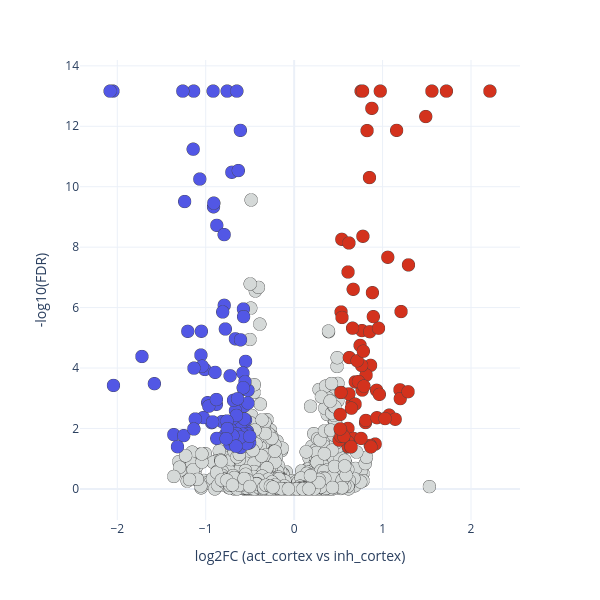

Notebook code cell kept with this figure:
### Code cell
# Suppl 5d volcano - act_cortex vs inh_cortex.
ttest_res = pd.read_csv(RESULTS, sep='\t')
ID = []
for _, row in ttest_res.iterrows():
    if (row['log2fc'] > 0.5) and (row['color'] == 'green'):
        ID.append('up')
    elif (row['log2fc'] < -0.5) and (row['color'] == 'green'):
        ID.append('down')
    else:
        ID.append('none')
ttest_res['ID'] = ID
print('act_cortex vs inh_cortex significant:',
      {k: ID.count(k) for k in ('up', 'down', 'none')})

fig = px.scatter(ttest_res, x='log2fc', y='-log10(fdr)', color='ID',
                 color_discrete_map={'none': '#d5d9d8', 'up': '#d3321d', 'down': '#5257e5'})
fig.update_traces(marker=dict(size=13, line=dict(width=0.5)))
fig.update_layout(width=600, height=600, template='plotly_white', showlegend=False)
fig.update_xaxes(title='log2FC (act_cortex vs inh_cortex)'); fig.update_yaxes(title='-log10(FDR)')
fig.show()
# fig.write_image(r'figures/figure5/suppl_figure5d.pdf', width=600, height=600)

### Figure 1 — Plotly figure (JSON) as saved in the notebook; plotly's stock layout.template omitted (floating-point values rounded to 4 significant figures; data arrays with more than 128 entries replaced by an {"elided": "..."} marker saying what was removed)
{"data": [{"hovertemplate": "ID=none<br>log2fc=%{x}<br>-log10(fdr)=%{y}<extra></extra>", "legendgroup": "none", "marker": {"color": "#d5d9d8", "line": {"width": 0.5}, "size": 13, "symbol": "circle"}, "mode": "markers", "name": "none", "showlegend": true, "type": "scattergl", "x": {"elided": "3852 float values"}, "xaxis": "x", "y": {"elided": "3852 float values"}, "yaxis": "y"}, {"hovertemplate": "ID=up<br>log2fc=%{x}<br>-log10(fdr)=%{y}<extra></extra>", "legendgroup": "up", "marker": {"color": "#d3321d", "line": {"width": 0.5}, "size": 13, "symbol": "circle"}, "mode": "markers", "name": "up", "showlegend": true, "type": "scattergl", "x": [0.9325, 0.5309, 0.8073, 0.9165, 0.6558, 0.6095, 0.6678, 1.059, 0.8645, 0.5415, 0.6238, 1.074, 1.196, 0.8142, 1.2, 0.7696, 0.8781, 0.7573, 0.6082, 0.7626, 0.7665, 0.5207, 0.5286, 2.213, 0.5387, 0.618, 0.8107, 0.67, 0.5264, 1.143, 0.6078, 0.612, 0.691, 0.7771, 0.713, 0.6414, 0.8517, 0.7275, 0.825, 0.5577, 0.8548, 0.9637, 0.936, 1.293, 1.558, 0.6897, 0.509, 0.8607, 0.9542, 0.8954, 0.9739, 0.7891, 0.5285, 0.5413, 1.159, 1.488, 1.722, 0.7568, 0.5605, 0.8684, 0.6193, 0.5209, 0.746, 0.8849, 0.6439, 0.6606, 1.288, 0.7825, 0.5289, 0.6475, 1.028, 1.209, 0.7741], "xaxis": "x", "y": [3.263, 5.855, 2.195, 1.482, 2.831, 7.177, 6.605, 7.664, 4.089, 1.749, 4.346, 2.439, 3.279, 3.767, 2.987, 3.271, 12.59, 13.16, 2.002, 4.084, 5.239, 2.462, 3.191, 13.16, 8.259, 3.144, 2.265, 1.67, 1.931, 2.304, 1.557, 1.391, 3.542, 8.36, 4.242, 1.391, 10.3, 3.551, 11.86, 1.707, 5.201, 3.128, 2.355, 7.413, 13.16, 2.804, 1.613, 1.439, 5.317, 5.701, 13.16, 3.399, 1.739, 5.673, 11.87, 12.32, 13.16, 1.67, 1.737, 1.388, 8.138, 1.985, 4.749, 6.494, 1.391, 5.318, 3.215, 4.555, 3.191, 2.67, 2.326, 5.869, 13.16], "yaxis": "y"}, {"hovertemplate": "ID=down<br>log2fc=%{x}<br>-log10(fdr)=%{y}<extra></extra>", "legendgroup": "down", "marker": {"color": "#5257e5", "line": {"width": 0.5}, "size": 13, "symbol": "circle"}, "mode": "markers", "name": "down", "showlegend": true, "type": "scattergl", "x": [-0.7603, -1.361, -0.7768, -0.605, -2.049, -0.6082, -0.7051, -0.6384, -0.6072, -0.6768, -1.137, -0.7573, -0.575, -0.7782, -0.5639, -0.7239, -0.6479, -0.5703, -0.9116, -1.055, -0.8751, -0.7911, -0.9159, -0.5739, -0.9325, -0.5289, -0.5493, -0.6422, -1.141, -1.203, -0.6942, -0.5718, -1.01, -0.8794, -0.8754, -0.6645, -0.6639, -0.7256, -1.581, -1.027, -0.6037, -0.5166, -0.7178, -0.6854, -0.9783, -0.503, -1.249, -0.5357, -0.5312, -0.5797, -0.5625, -0.9653, -0.549, -0.7118, -0.6716, -0.8146, -0.7904, -0.5216, -1.049, -0.6528, -0.8082, -0.6536, -1.04, -0.9222, -0.6062, -0.579, -0.9088, -0.5564, -2.043, -1.118, -2.081, -0.5758, -0.5221, -0.6079, -1.135, -0.7599, -0.5019, -0.8936, -0.6404, -0.6939, -1.722, -0.6578, -0.6312, -0.8791, -0.7559, -1.319, -1.238, -1.259, -1.133, -0.7688, -1.067], "xaxis": "x", "y": [2.113, 1.796, 1.796, 1.572, 13.16, 11.87, 10.48, 2.11, 1.371, 1.662, 13.16, 13.16, 2.812, 5.291, 2.746, 3.744, 13.16, 3.297, 9.336, 4.428, 8.722, 8.415, 13.16, 5.953, 2.191, 1.905, 2.282, 1.663, 11.24, 5.214, 2.213, 5.701, 3.952, 2.798, 1.67, 4.966, 2.587, 1.482, 3.482, 2.359, 2.002, 1.511, 1.954, 2.933, 2.854, 1.532, 1.763, 1.496, 1.828, 1.807, 2.312, 2.736, 4.22, 1.67, 1.532, 2.228, 6.076, 3.261, 5.215, 2.43, 5.855, 1.828, 4.06, 2.216, 4.933, 3.833, 9.456, 3.542, 3.424, 2.312, 13.16, 3.348, 2.84, 1.709, 1.982, 2.247, 1.737, 3.856, 2.984, 1.76, 4.382, 1.412, 10.53, 2.958, 1.995, 1.395, 9.51, 13.16, 3.996, 1.662, 10.25], "yaxis": "y"}], "layout": {"height": 600, "legend": {"title": {"text": "ID"}, "tracegroupgap": 0}, "margin": {"t": 60}, "showlegend": false, "width": 600, "xaxis": {"anchor": "y", "domain": [0, 1], "title": {"text": "log2FC (act_cortex vs inh_cortex)"}}, "yaxis": {"anchor": "x", "domain": [0, 1], "title": {"text": "-log10(FDR)"}}}}
